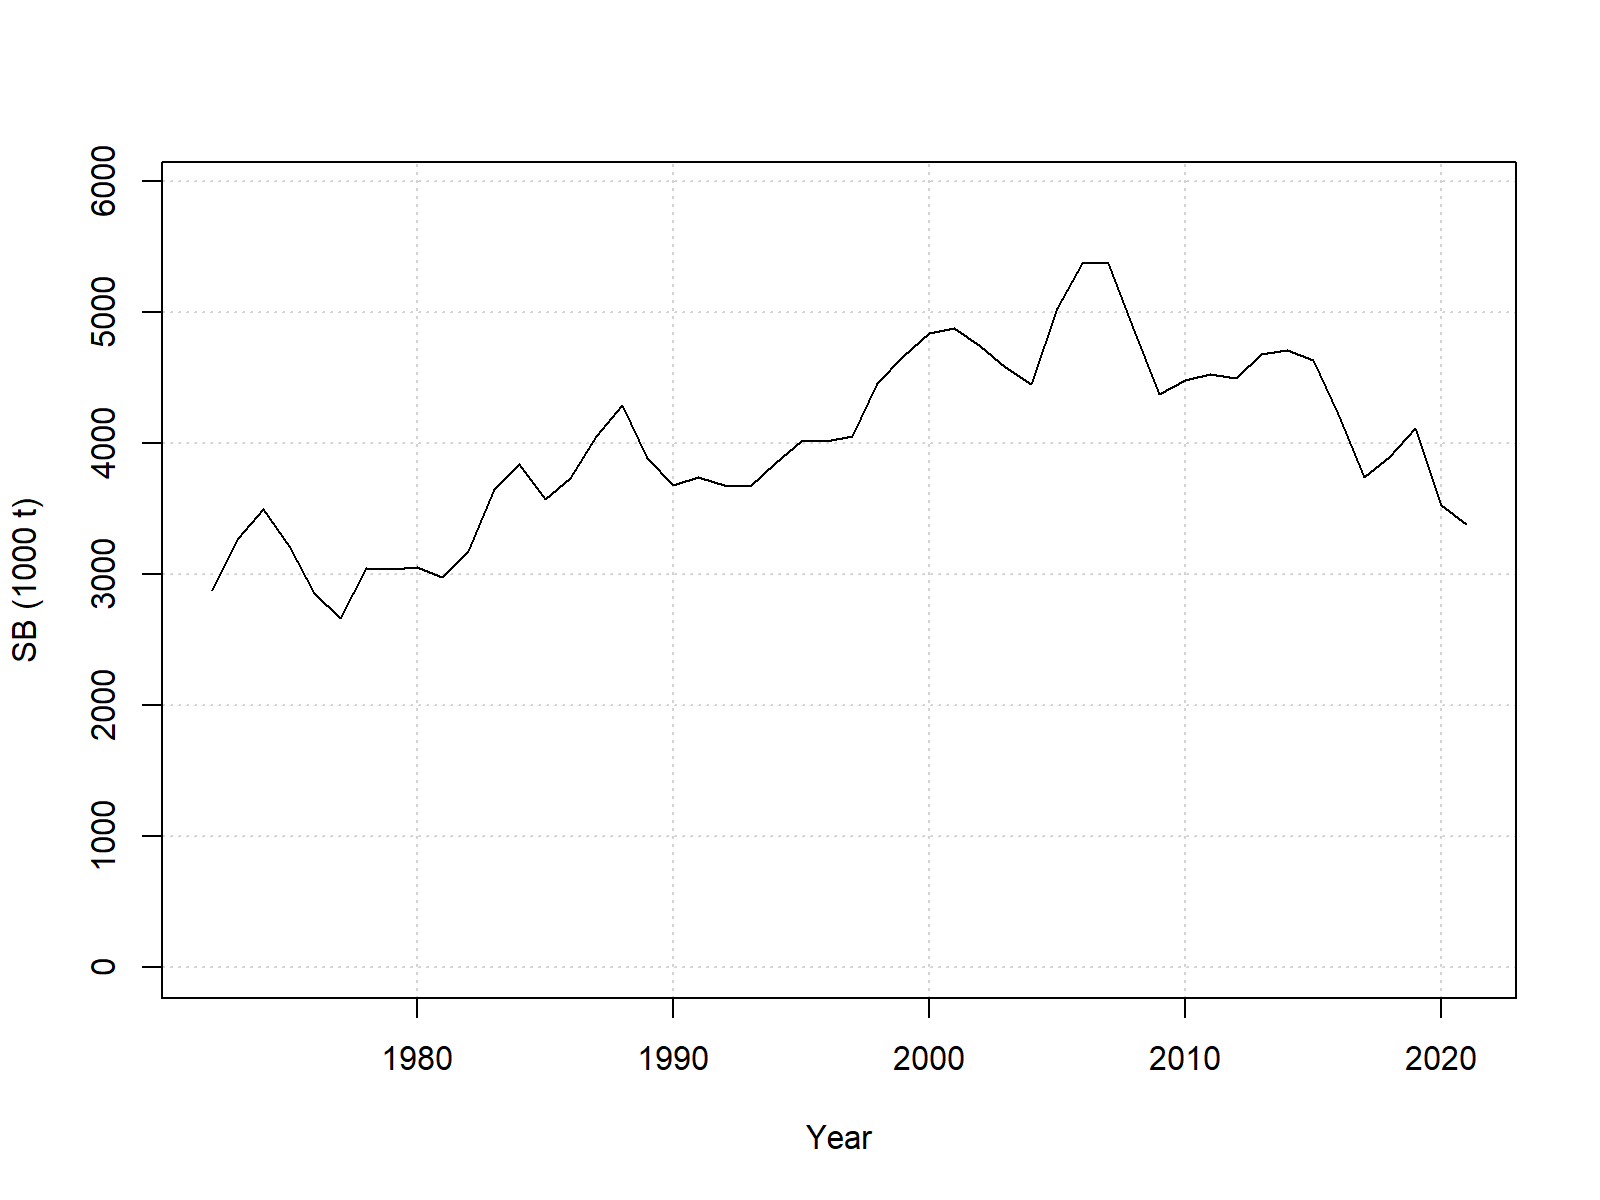

This figure's R source:
# Tabulate median biomass
# History: 2024-05-02 arnim created, responding to WCPFC request

library(TAF)
library(FLR4MFCL)

if(!dir.exists("../grid"))
{
  stop("../grid results not found, please download from\n",
       "https://fame.spc.int/resources/stockassessmentfiles")
}

# Grid models
model.dirs <- dir("../grid", full=TRUE)
models <- basename(model.dirs)
repfiles <- unname(sapply(model.dirs, finalRep))

# Read results
message("Reading rep files:")
rep <- sb <- list()
for(i in seq_along(repfiles))
{
  rep[i] <- sapply(repfiles[i], read.MFCLRep)
  sb[i] <- SB(rep[i])
  message(i)
}
message("done")
names(rep) <- names(sb) <- models

# Calculate median SB
sb.matrix <- sapply(sb, drop)
sb.median <- apply(sb.matrix, 1, median)
median.sb.time.series <-
  data.frame(Year=as.integer(names(sb.median)), SB=sb.median)

# Write table
write.taf(median.sb.time.series)

# Save plot
taf.png("median_sb_time_series.png")
plot(SB/1e3~Year, median.sb.time.series, ylim=lim(SB/1e3), type="l",
     xlab="Year", ylab="SB (1000 t)", panel.first=quote(grid()))
dev.off()
